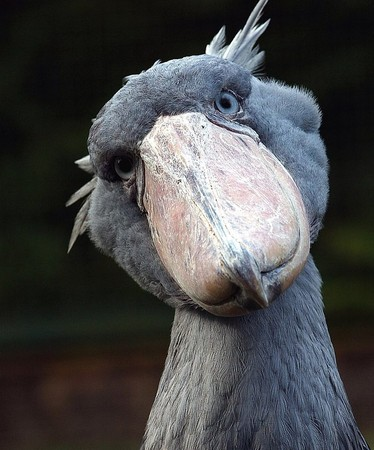
#> input picture img/BalaenicepsRex/4.jpg, 374 x 450 px
$ python bird.py   (older library calls are emulated)
#> lines starting #> are read from the running program, lines starting #| are printed output that depends on the picture; after the words box and inside, x2 and y2 are one past the last pixel; in counts of white or black regions, pixels touching at a corner belong together
import cv2
import numpy as np
from numpy import uint8

def Sobel_edge_detection(f):
    cv2.threshold(img,dst=img,*(89,255,0))

    grad_x = cv2.Sobel(f, cv2.CV_32F, 1, 0, ksize = 3)
    grad_y = cv2.Sobel(f, cv2.CV_32F, 0, 1, ksize = 3)
    magnitude = abs(grad_x) + abs(grad_y)
    g = np.uint8(np.clip(magnitude, 0, 255))
    ret, g = cv2.threshold(g, 127, 255, cv2.THRESH_BINARY + cv2.THRESH_OTSU)
    return img

if __name__ == '__main__' :

    img = cv2.imread("img/BalaenicepsRex/4.jpg",-1)
#> img is the input picture: shape (450, 374, 3); mean B, G, R 73.3, 72.4, 71.7
    cv2.imshow("original", img)
    img1 = cv2.cvtColor(img, cv2.COLOR_BGR2GRAY)
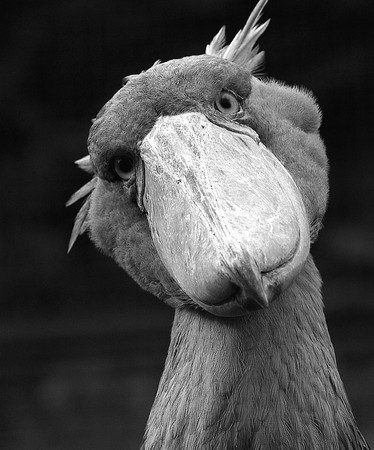
#> img1: shape (450, 374); min 0, max 255, mean 72.3
    img2 = Sobel_edge_detection(img1)
#> in Sobel_edge_detection, `cv2.threshold(img,dst=img,*(89,255,0))`:
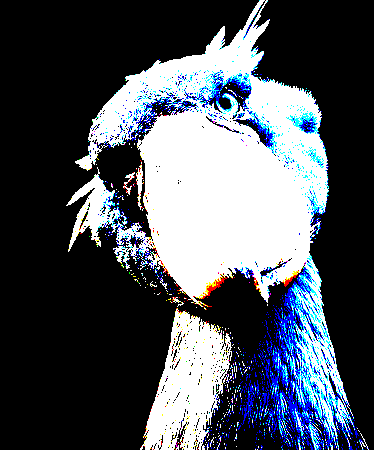
#> img: shape (450, 374, 3); mean B, G, R 91, 82.5, 76.9
#> in Sobel_edge_detection, `grad_x = cv2.Sobel(f, cv2.CV_32F, 1, 0, ksize = 3)`:
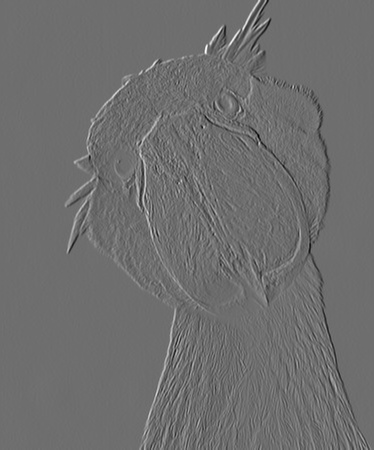
#> grad_x: shape (450, 374) float32; min -751, max 979, mean 0.1; drawn with min black and max white
#> in Sobel_edge_detection, `grad_y = cv2.Sobel(f, cv2.CV_32F, 0, 1, ksize = 3)`:
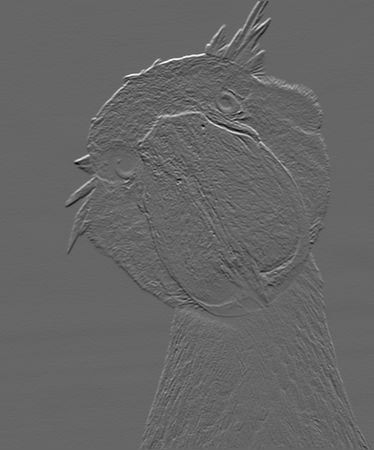
#> grad_y: shape (450, 374) float32; min -634, max 948, mean 0.8; drawn with min black and max white
#> in Sobel_edge_detection, `magnitude = abs(grad_x) + abs(grad_y)`:
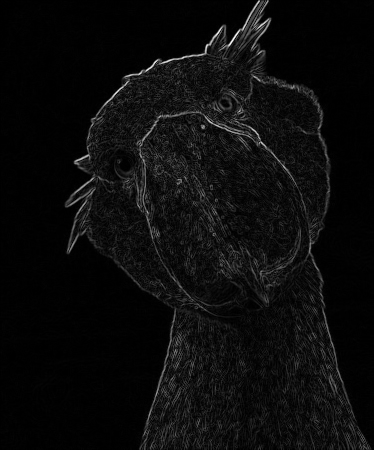
#> magnitude: shape (450, 374) float32; min 0, max 1446, mean 68.2; drawn with min black and max white
#> in Sobel_edge_detection, `g = np.uint8(np.clip(magnitude, 0, 255))`:
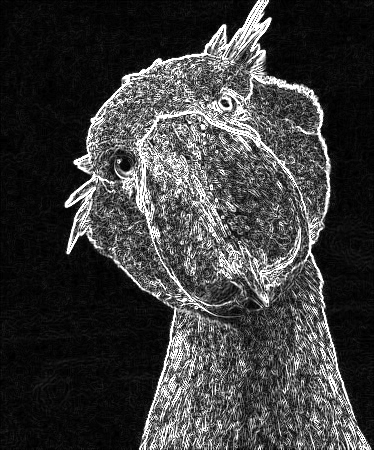
#> g: shape (450, 374); min 0, max 255, mean 60.2
#> in Sobel_edge_detection, `ret, g = cv2.threshold(g, 127, 255, cv2.THRESH_BINARY + cv2.THRESH_OTSU)`:
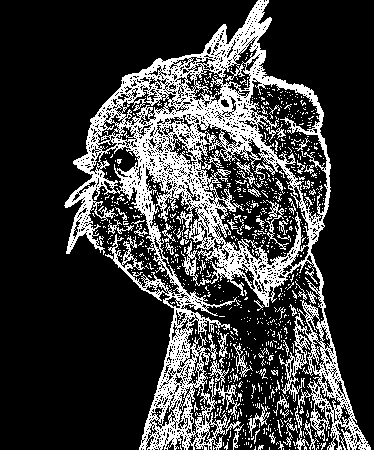
#> g: shape (450, 374); 23.1% white in thin lines or dots, all inside (x1, y1, x2, y2) = (64, 0, 371, 450)
#> in Sobel_edge_detection, `ret, g = cv2.threshold(g, 127, 255, cv2.THRESH_BINARY + cv2.THRESH_OTSU)`: ret = 100
    cv2.imshow("grey", img1)
    cv2.imshow("After", img2)
    cv2.waitKey()
    cv2.destroyAllWindows()

    cv2.namedWindow("img", cv2.WINDOW_NORMAL)
    cv2.waitKey(0)
    cv2.destroyAllWindows()

$ run again, with img/BalaenicepsRex/1.jpg copied over img/BalaenicepsRex/4.jpg
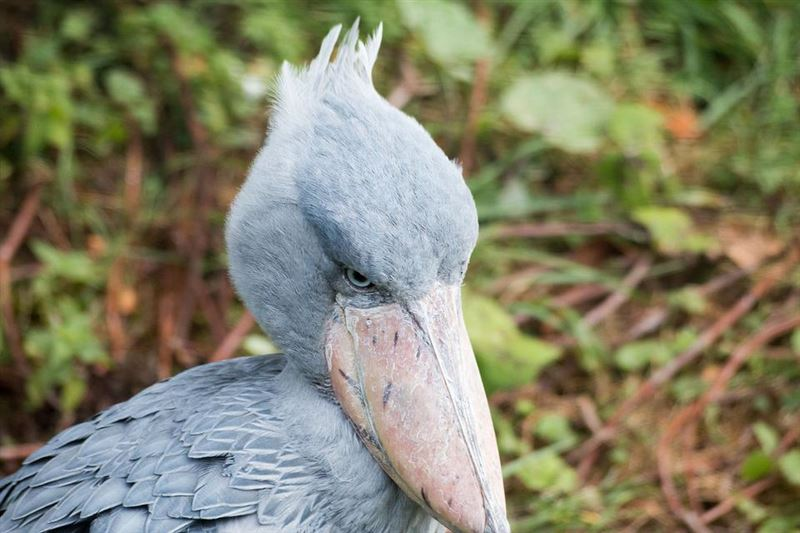
#> input picture img/BalaenicepsRex/1.jpg, 800 x 533 px
#> img is the input picture: shape (533, 800, 3); mean B, G, R 105.3, 130.1, 130.3
#> in Sobel_edge_detection, `grad_y = cv2.Sobel(f, cv2.CV_32F, 0, 1, ksize = 3)`:
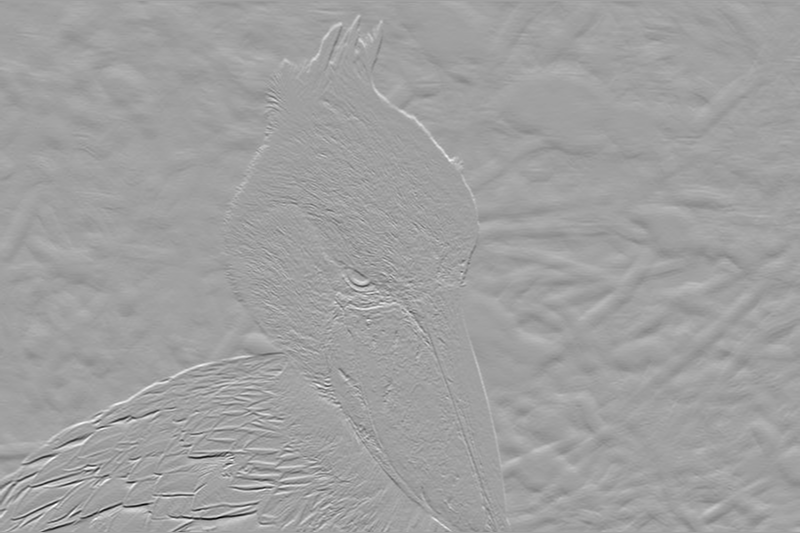
#> grad_y: shape (533, 800) float32; min -895, max 530, mean 0.6; drawn with min black and max white
#> in Sobel_edge_detection, `ret, g = cv2.threshold(g, 127, 255, cv2.THRESH_BINARY + cv2.THRESH_OTSU)`:
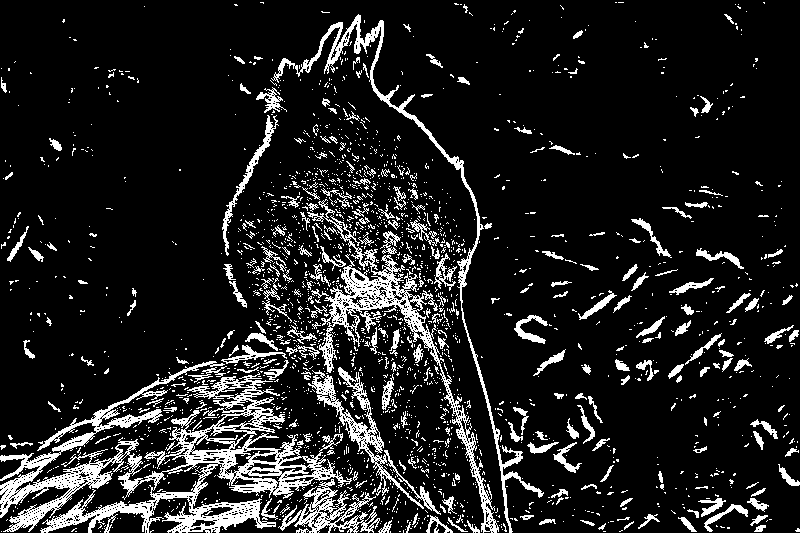
#> g: shape (533, 800); 12.5% white in thin lines or dots
#> ret = 104

$ run again, with img/BalaenicepsRex/2.jpg copied over img/BalaenicepsRex/4.jpg
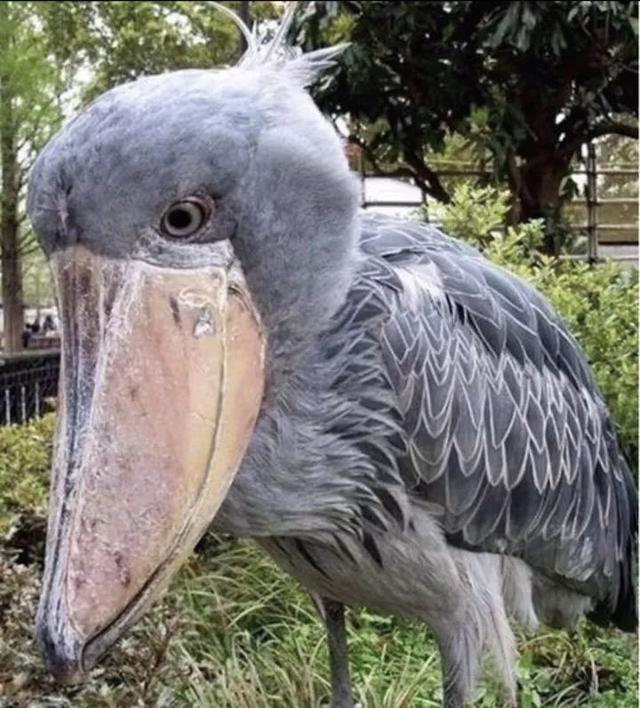
#> input picture img/BalaenicepsRex/2.jpg, 640 x 708 px
#> img is the input picture: shape (708, 640, 3); mean B, G, R 111.1, 116.9, 118.6
#> in Sobel_edge_detection, `magnitude = abs(grad_x) + abs(grad_y)`:
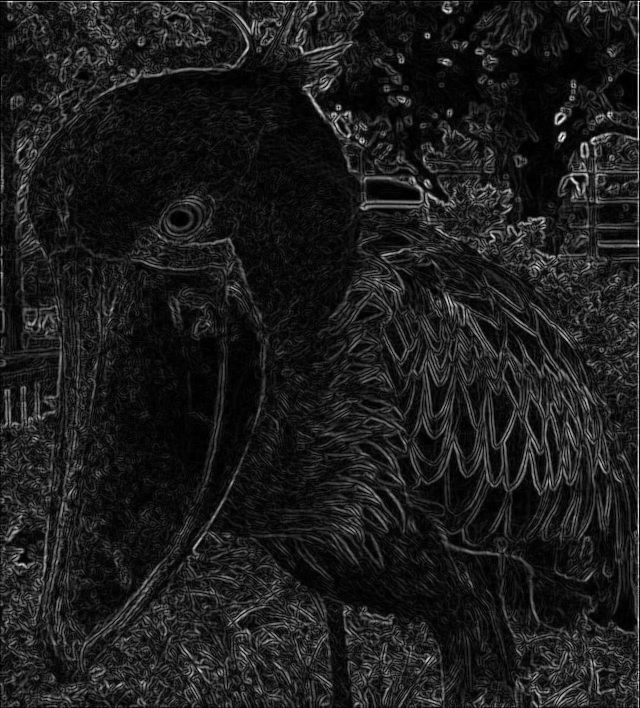
#> magnitude: shape (708, 640) float32; min 0, max 1000, mean 113.3; drawn with min black and max white
#> in Sobel_edge_detection, `ret, g = cv2.threshold(g, 127, 255, cv2.THRESH_BINARY + cv2.THRESH_OTSU)`:
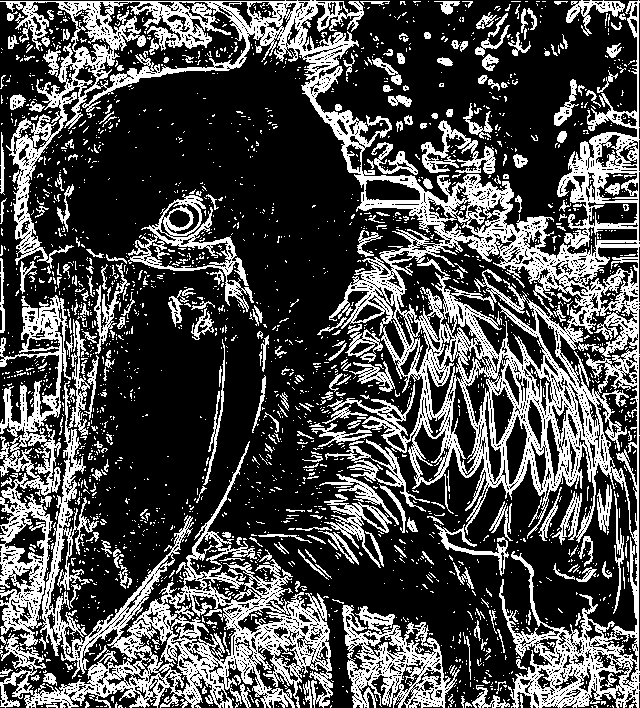
#> g: shape (708, 640); 30.4% white in thin lines or dots
#> ret = 132

$ run again, with img/BalaenicepsRex/3.jpg copied over img/BalaenicepsRex/4.jpg
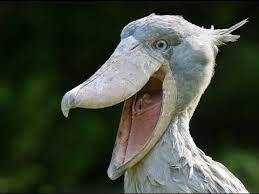
#> input picture img/BalaenicepsRex/3.jpg, 259 x 194 px
#> img is the input picture: shape (194, 259, 3); mean B, G, R 58.4, 72, 65.3
#> in Sobel_edge_detection, `ret, g = cv2.threshold(g, 127, 255, cv2.THRESH_BINARY + cv2.THRESH_OTSU)`:
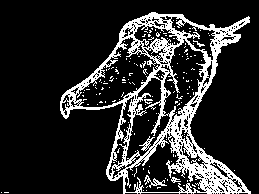
#> g: shape (194, 259); 17.1% white in thin lines or dots
#> ret = 112
